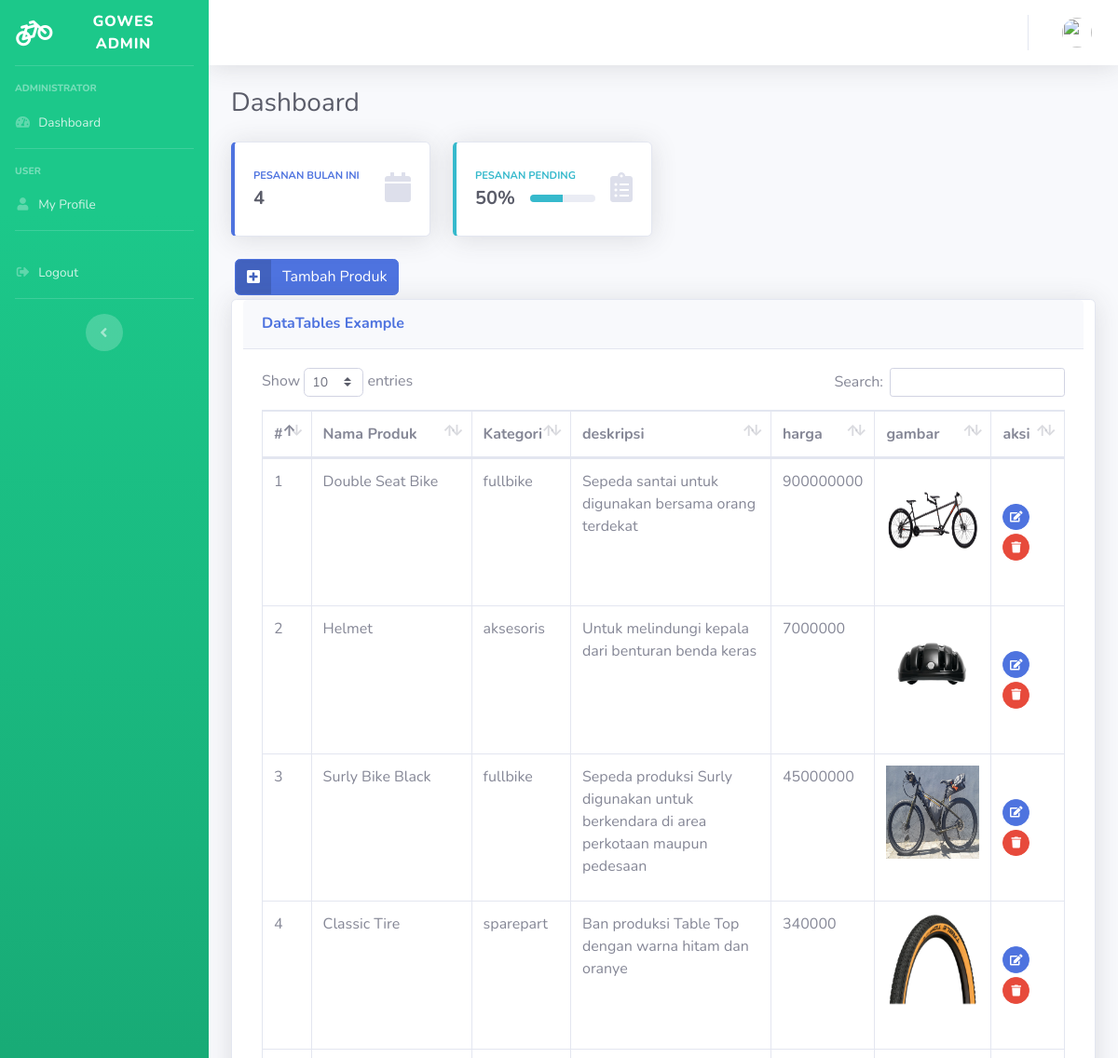
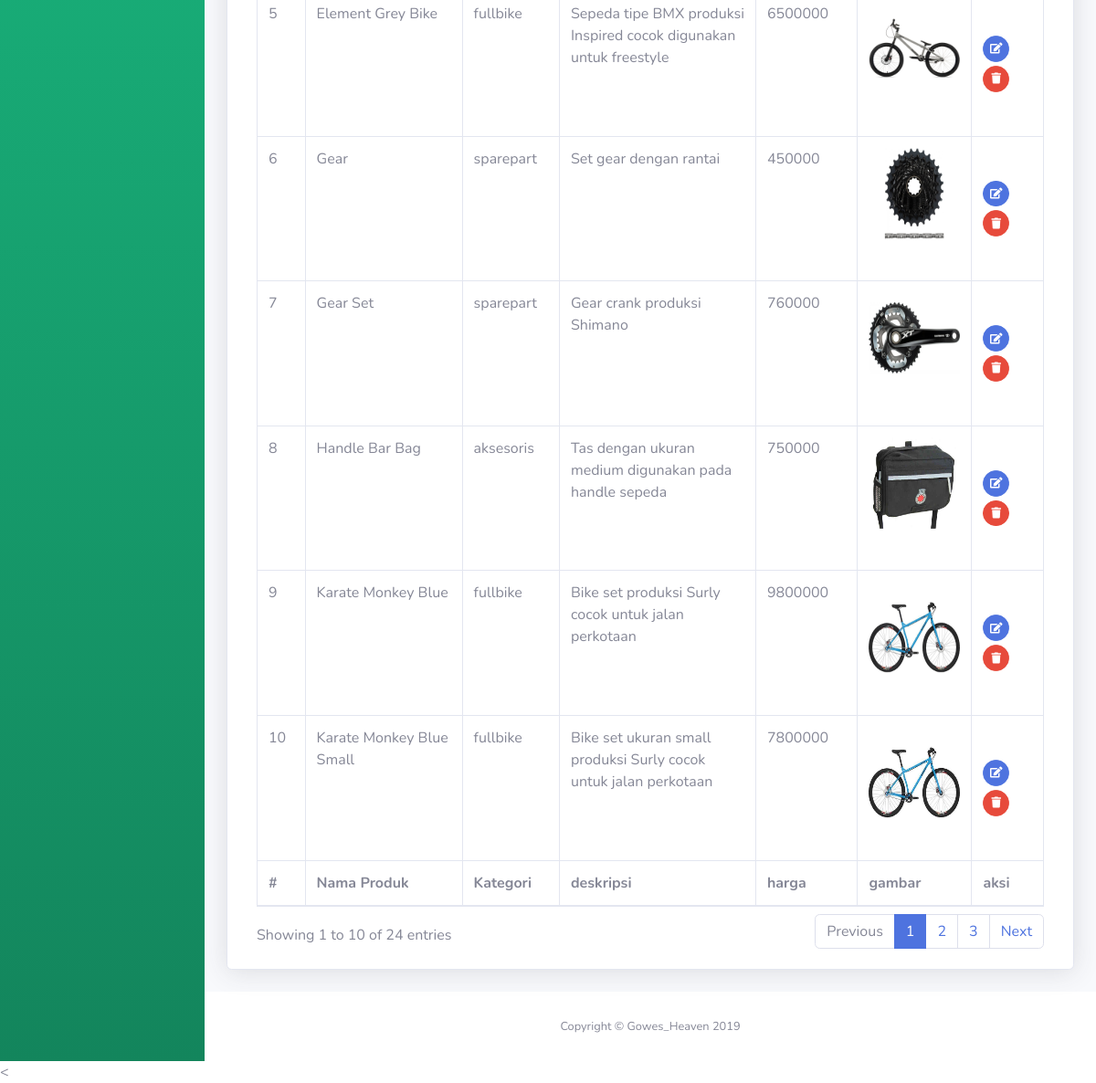
Screenshot of /index.php/admin with the database file from the repository (2 pictures, top to bottom).
### tables this page shows
CREATE TABLE `product_index` (
  `id` int(11) NOT NULL,
  `nama` varchar(128) NOT NULL,
  `kategori` varchar(128) NOT NULL,
  `deskripsi` varchar(4096) NOT NULL,
  `harga` int(11) NOT NULL,
  `gambar` varchar(128) NOT NULL
);

### application/controllers/Admin.php (called while the page is built, shortened)
<?php
class Admin extends CI_Controller
{
	public function index()
	{
		$data['title'] = 'Dashboard';
		$data['user'] = $this->db->get_where('user', ['email' => $this->session->userdata('email')])->row_array();
		$this->load->model('Admin_model');
		$data['product_index'] = $this->Admin_model->getAllProduct();
		$this->load->view('templates/admin_header', $data);
		$this->load->view('templates/admin_sidebar', $data);
		$this->load->view('templates/admin_topbar', $data);
		$this->load->view('admin/index', $data);
		$this->load->view('templates/admin_footer');
	}
}

### index.php (called while the page is built, shortened)
<?php
require_once BASEPATH.'core/CodeIgniter.php';

### application/models/Admin_model.php (called while the page is built, shortened)
<?php
class Admin_model extends CI_Model
{
    public function getAllProduct()
    {
        return $this->db->get('product_index')->result_array();
    }
}

### application/views/admin/index.php (the view, shortened to what this page needs)
<div class="container-fluid">
  <h1 class="h3 mb-4 text-gray-800"><?= $title; ?></h1>
  <div class="row">
    <div class="col-xl-3 col-md-6 mb-4">
      <div class="card border-left-primary shadow h-100 py-2">
        <div class="card-body">
          <div class="row no-gutters align-items-center">
            <div class="col mr-2">
              <div class="text-xs font-weight-bold text-primary text-uppercase mb-1">Pesanan bulan ini</div>
              <div class="h5 mb-0 font-weight-bold text-gray-800">4</div>
            </div>
            <div class="col-auto">
              <i class="fas fa-calendar fa-2x text-gray-300"></i>
            </div>
          </div>
        </div>
      </div>
    </div>
    <div class="col-xl-3 col-md-6 mb-4">
      <div class="card border-left-info shadow h-100 py-2">
        <div class="card-body">
          <div class="row no-gutters align-items-center">
            <div class="col mr-2">
              <div class="text-xs font-weight-bold text-info text-uppercase mb-1">Pesanan pending</div>
              <div class="row no-gutters align-items-center">
                <div class="col-auto">
                  <div class="h5 mb-0 mr-3 font-weight-bold text-gray-800">50%</div>
                </div>
                <div class="col">
                  <div class="progress progress-sm mr-2">
                    <div class="progress-bar bg-info" role="progressbar" style="width: 50%" aria-valuenow="50" aria-valuemin="0" aria-valuemax="100"></div>
                  </div>
                </div>
              </div>
            </div>
            <div class="col-auto">
              <i class="fas fa-clipboard-list fa-2x text-gray-300"></i>
            </div>
          </div>
        </div>
      </div>
    </div>
  </div>
  <div class="row ml-1">
    <a href="#" class="btn btn-primary btn-icon-split" data-toggle="modal" data-target="#formModal" data-title="Tambah Produk">
      <span class="icon text-white-10">
        <i class="fas fa-plus-square  mt-1"></i>
      </span>
      <span class="text">Tambah Produk</span>
    </a>
  </div>
  <div class="card shadow mb-4 mt-1 col-lg-12">
    <div class="card-header py-3">
      <h6 class="m-0 font-weight-bold text-primary">DataTables Example</h6>
    </div>
    <div class="card-body">
      <div class="table-responsive">
        <table class="table table-bordered" id="dataTable" width="100%" cellspacing="0">
          <thead>
            <tr>
              <th>#</th>
              <th>Nama Produk</th>
              <th>Kategori</th>
              <th>deskripsi</th>
              <th>harga</th>
              <th>gambar</th>
              <th>aksi</th>
            </tr>
          </thead>
          <tfoot>
            <tr>
              <th width=5%>#</th>
              <th width=20%>Nama Produk</th>
              <th>Kategori</th>
              <th width=25%>deskripsi</th>
              <th>harga</th>
              <th>gambar</th>
              <th>aksi</th>
            </tr>
          </tfoot>
          <tbody>
            <?php $no = 1; ?>
            <?php foreach ($product_index as $pindex) : ?>
              <tr>
                <td><?= $no++ ?></td>
                <td><?= $pindex['nama'] ?></td>
                <td><?= $pindex['kategori'] ?></td>
                <td><?= $pindex['deskripsi'] ?></td>
                <td><?= $pindex['harga'] ?></td>
                <td>
                  <img src="<?= base_url('assets/img/product/') . $pindex['gambar']; ?>" alt="" style="width: 100px;height: 100px;">
                </td>
                <td class="py-5">
                  <a href="#" class="btn btn-primary btn-circle btn-sm mb-1" data-toggle="modal" data-target="#formModal" data-title="Edit Produk" data-idproduk="<?= $pindex['id'] ?>" data-nama="<?= $pindex['nama'] ?>" data-kategori="<?= $pindex['kategori'] ?>" data-deskripsi="<?= $pindex['deskripsi'] ?>" data-harga="<?= $pindex['harga'] ?>" data-gambar="<?= $pindex['gambar']; ?>">
                    <i class="fas fa-edit"></i>
                  </a>
                  <a href="#" class="btn btn-danger btn-circle btn-sm">
                    <i class="fas fa-trash"></i>
                  </a>
                </td>
              </tr>
            <?php endforeach; ?>
          </tbody>
        </table>
      </div>
    </div>
  </div>
</div>
</div>

### rows the page displays
product_index: nama "Double Seat Bike", kategori "fullbike", deskripsi "Sepeda santai untuk digunakan bersama orang terdekat", harga "900000000", gambar (picture)
product_index: nama "Helmet", kategori "aksesoris", deskripsi "Untuk melindungi kepala dari benturan benda keras", harga "7000000", gambar (picture)
product_index: nama "Surly Bike Black", kategori "fullbike", deskripsi "Sepeda produksi Surly digunakan untuk berkendara di area perkotaan maupun pedesaan", harga "45000000", gambar (picture)
product_index: nama "Classic Tire", kategori "sparepart", deskripsi "Ban produksi Table Top dengan warna hitam dan oranye", harga "340000", gambar (picture)
product_index: nama "Element Grey Bike", kategori "fullbike", deskripsi "Sepeda tipe BMX produksi Inspired cocok digunakan untuk freestyle", harga "6500000", gambar (picture)
product_index: nama "Gear", kategori "sparepart", deskripsi "Set gear dengan rantai", harga "450000", gambar (picture)
product_index: nama "Gear Set", kategori "sparepart", deskripsi "Gear crank produksi Shimano", harga "760000", gambar (picture)
product_index: nama "Handle Bar Bag", kategori "aksesoris", deskripsi "Tas dengan ukuran medium digunakan pada handle sepeda", harga "750000", gambar (picture)
product_index: nama "Karate Monkey Blue", kategori "fullbike", deskripsi "Bike set produksi Surly cocok untuk jalan perkotaan", harga "9800000", gambar (picture)
product_index: nama "Karate Monkey Blue Small", kategori "fullbike", deskripsi "Bike set ukuran small produksi Surly cocok untuk jalan perkotaan", harga "7800000", gambar (picture)

### other values shown
$title "Dashboard"
